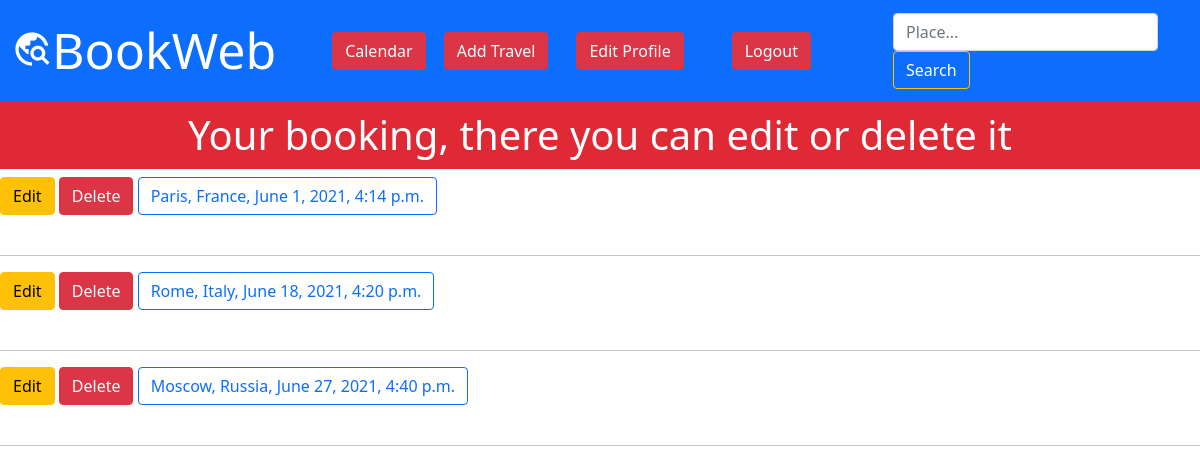
Page /your_booking/1/ (signed in) on the committed database.
### book/models.py (models this page shows, shortened)
class Booking(models.Model):
    user = models.ForeignKey(User, null=True, on_delete=models.CASCADE)
    title = models.CharField(max_length=200)
    start_time = models.DateTimeField()

### book/views.py (the view)
# urls.py: path('your_booking/<int:pk>/', YourBooking.as_view(), name='your_booking'),
class YourBooking(generic.ListView):
    model = Booking
    template_name = 'your_booking.html'
    def get_context_data(self, *args, **kwargs):
        context = {}
        page_user = get_object_or_404(Profile, id=self.kwargs['pk'])
        book = Booking.objects.filter(user=page_user.user)
        context["book"] = book
        return context

### book/templates/your_booking.html
{% extends 'base.html' %}
{% block content %}
{% if user.is_authenticated %}
    <h1 style="color: white; background-color: #DF2935; padding: 10px; text-align: center;">Your booking, there you can edit or delete it</h1>
    {% for booking in book %}
        <a href="{% url 'booking_edit' booking.id %}"><button type="button" class="btn btn-warning">Edit</button></a>
        <a href="{% url 'booking_delete' booking.id %}"><button type="button" class="btn btn-danger">Delete</button></a>
        <button type="button" class="btn btn-outline-primary">{{booking.title}}, {{booking.start_time}}</button>
        </br></br><hr>
    {% endfor %}
{% else %}
    You are not allowed...
{% endif %}
{% endblock %}

### rows in the picture
Booking: title "Paris, France", start_time "June 1, 2021, 4:14 p.m."
Booking: title "Rome, Italy", start_time "June 18, 2021, 4:20 p.m."
Booking: title "Moscow, Russia", start_time "June 27, 2021, 4:40 p.m."
